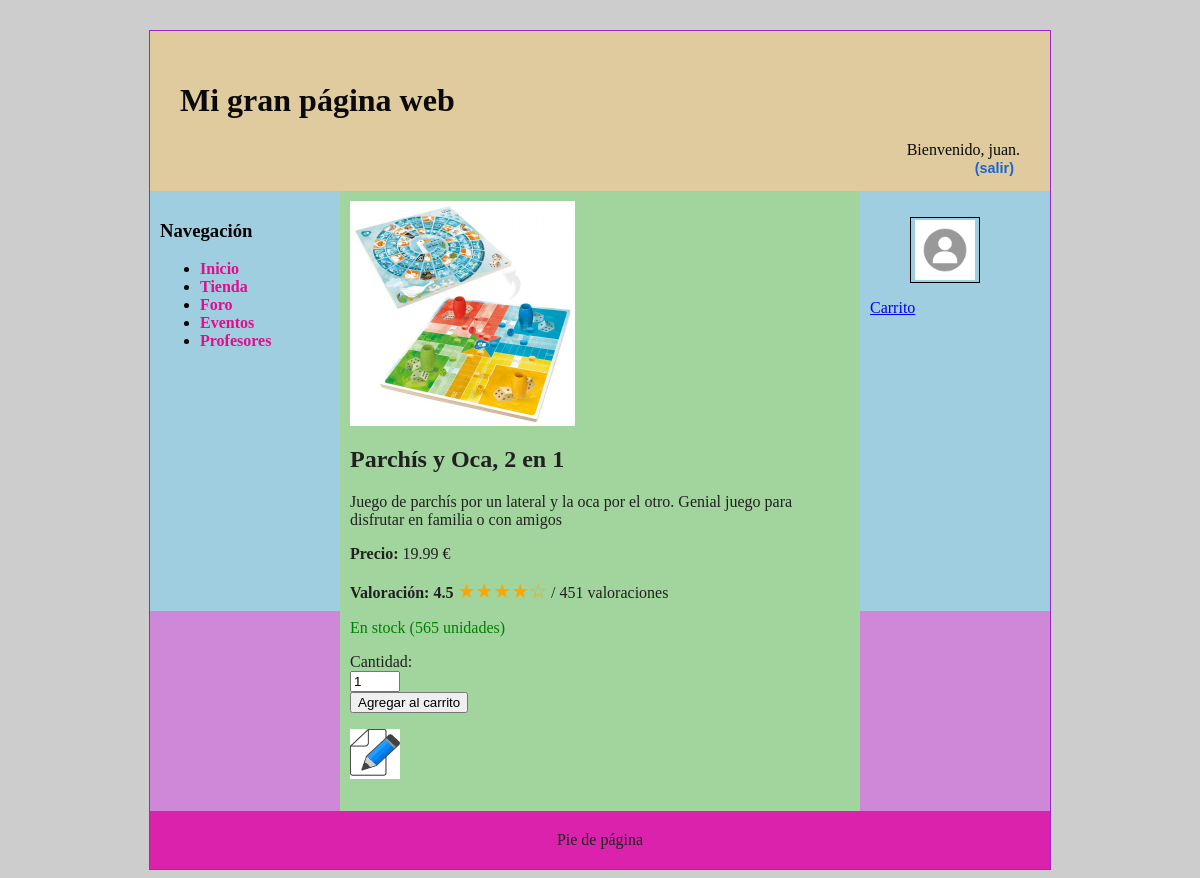
Page /includes/src/Productos/caracteristicaProducto.php?id_producto=1 (signed in) on the committed database.
### tables this page shows
CREATE TABLE `productos` (
  `nombre` varchar(30) NOT NULL,
  `precio` decimal(11,2) NOT NULL,
  `descripcion` varchar(400) NOT NULL,
  `id` int(11) NOT NULL,
  `imagen` varchar(40) NOT NULL,
  `valoracion` decimal(4,2) DEFAULT NULL,
  `num_valoraciones` int(11) NOT NULL,
  `cantidad` int(11) NOT NULL
);

### includes/src/BD.php (called while the page is built, shortened)
<?php
class BD
{
    private static $instancia;
    public static function getInstance()
    {
        if (!self::$instancia instanceof self) {
            self::$instancia = new static();
        }
        return self::$instancia;
    }
    private $rutaRaizApp;
    private $inicializada;
    private function __construct()
    {
        $this->inicializada = false;
    }
    public function init($bdDatosConexion, $rutaApp = RUTA_APP, $dirInstalacion = __DIR__. '/../')
    {
        if (!$this->inicializada) {
            $this->rutaRaizApp = $rutaApp;
            $this->inicializada = true;
        }
    }
    public function resuelve($path = '')
    {
        $rutaAppLongitudPrefijo = mb_strlen($this->rutaRaizApp);
        return $this->rutaRaizApp . $path;
    }
}

### includes/vistas/helpers/utils.php (called while the page is built, shortened)
<?php
function resuelve($path = ''){
    $app = \es\ucm\fdi\aw\src\BD::getInstance();
    $url = $app->resuelve($path);
    return $url;
}

### includes/src/Productos/Producto.php (called while the page is built, shortened)
<?php
class Producto
{
    private $id;
    private $nombre;
    private $precio;
    private $descripcion;
    private $imagen;
    private $valoracion;
    private $num_valoraciones;
    private $cantidad;
    private function __construct($id, $nombre, $precio, $descripcion, $imagen, $valoracion, $num_valoraciones,$cantidad)
    {
        $this->id = intval($id);
        $this->nombre = $nombre;
        $this->precio = floatval($precio);
        $this->descripcion = $descripcion;
        $this->imagen = $imagen;
        $this->valoracion = floatval($valoracion);
        $this->num_valoraciones = intval($num_valoraciones);
        $this->cantidad = intval($cantidad);
        $this->id = $id !== null ? intval($id) : null;
    }
    public function getIdProducto()
    {
        return $this->id;
    }
    public function getNombre()
    {
        return $this->nombre;
    }
    public function getPrecio()
    {
        return $this->precio;
    }
    public function getDescripcion()
    {
        return $this->descripcion;
    }
    public function getImagen()
    {
        return $this->imagen;
    }
    public function getValoracion()
    {
        return $this->valoracion;
    }
    public function getCantidad()
    {
        return $this->cantidad;
    }
    public function getNumValoraciones()
    {
        return $this->num_valoraciones;
    }
    public static function buscaPorId($idProducto)
    {
        $result = null;
        $conn = BD::getInstance()->getConexionBd();
        $query = sprintf('SELECT * FROM productos P WHERE P.id = %d;', $idProducto);
        $rs = null;
        try{
            $rs = $conn->query($query);
            $fila = $rs->fetch_assoc();
            if ($fila) {
                $result = new Producto($fila['id'], $fila['nombre'], $fila['precio'], $fila['descripcion'], $fila['imagen'], $fila['valoracion'], $fila['num_valoraciones'], $fila['cantidad']);
            }
        } finally {
            if ($rs != null) {
                $rs->free();
            }
        }
        return $result;
    }
}

### includes/src/Productos/caracteristicaProducto.php (the view, shortened to what this page needs)
<?php
    $rutaCSS = resuelve('/css/imagenes.css');
    echo '<link rel="stylesheet" type="text/css" href="' . $rutaCSS . '">';
    if(isset($_GET['id_producto'])) {
        $id_producto = $_GET['id_producto'];
        $producto = Producto::buscaPorId($id_producto);
        if ($producto) {
            $imagenPath = RUTA_IMGS . $producto->getImagen();
            $valoracion = $producto->getValoracion();
            $valoracion_rounded = round($valoracion * 2) / 2;
            $contenidoPrincipal = <<<EOF
            <div class="producto_detalles">
                <img src="$imagenPath" alt="{$producto->getNombre()}" class="detalle_imagen">
                <h2>{$producto->getNombre()}</h2>
                <p>{$producto->getDescripcion()}</p>
                <p><strong>Precio:</strong> {$producto->getPrecio()} €</p>
                <p><strong>Valoración: {$producto->getValoracion()}   </strong>
            EOF;
            for ($i = 1; $i <= 5; $i++) {
                $contenidoPrincipal .= ($valoracion_rounded >= $i) ? '<span class="star">&#9733;</span>' : '<span class="star">&#9734;</span>';
            }
            $contenidoPrincipal .= " / {$producto->getNumValoraciones()} valoraciones</p>";
            if ($producto->getCantidad() > 0) {
                $contenidoPrincipal .= "<p class='stock verde'>En stock     ({$producto->getCantidad()} unidades)</p>";
            } else {
                $contenidoPrincipal .= "<p class='stock rojo'>Sin stock     ({$producto->getCantidad()} unidades) </p>";
            }
            if (isset($_SESSION["login"]) && ($_SESSION["login"]===true)) {
                $contenidoPrincipal .= <<<HTML
                    <form action='/G3_SW/includes/agregar_al_carrito.php' method='post'>
                        <p>Cantidad: <input type='number' id='cantidad' name='cantidad' value='1' min='1' style='width: 50px;'>
                        <input type='hidden' name='id_producto' value='$id_producto'> <input type='submit' value='Agregar al carrito'></p>
                    </form>
                HTML;
            }
                $contenidoPrincipal .=<<<EOF
                <div class="editar_Producto">
                    <a href="/G3_SW/EditorProductoView.php?id_producto={$producto->getIdProducto()}">
                        <img src="/G3_SW/images/editar_producto.png" alt="Editor Producto" width="50" height="50">
                    </a>
                </div>
                EOF;
            $contenidoPrincipal .= "</div>";
        } else {
            $contenidoPrincipal = 'Producto no encontrado.';
        }
    }
?>

### css/imagenes.css (style rules this page uses)
.detalle_imagen { max-width: 45%; height: auto; display: block; margin-bottom: 10px; }
.star { color: orange; font-size: 20px; }
.verde { color: green; }

### css/estilo.css (style rules this page uses)
body { background-color: #CDCDCD; }
input { display: block; }

### rows in the picture
productos: imagen (picture), nombre "Parchís y Oca, 2 en 1", descripcion "Juego de parchís por un lateral y la oca por el otro. Genial juego para disfrutar en familia o con amigos", precio "19.99", valoracion "4.5", num_valoraciones "451", cantidad "565"

### other values in the picture
$params['cabecera'] "Mi gran página web"
mostrarSaludo() "Bienvenido, juan."
